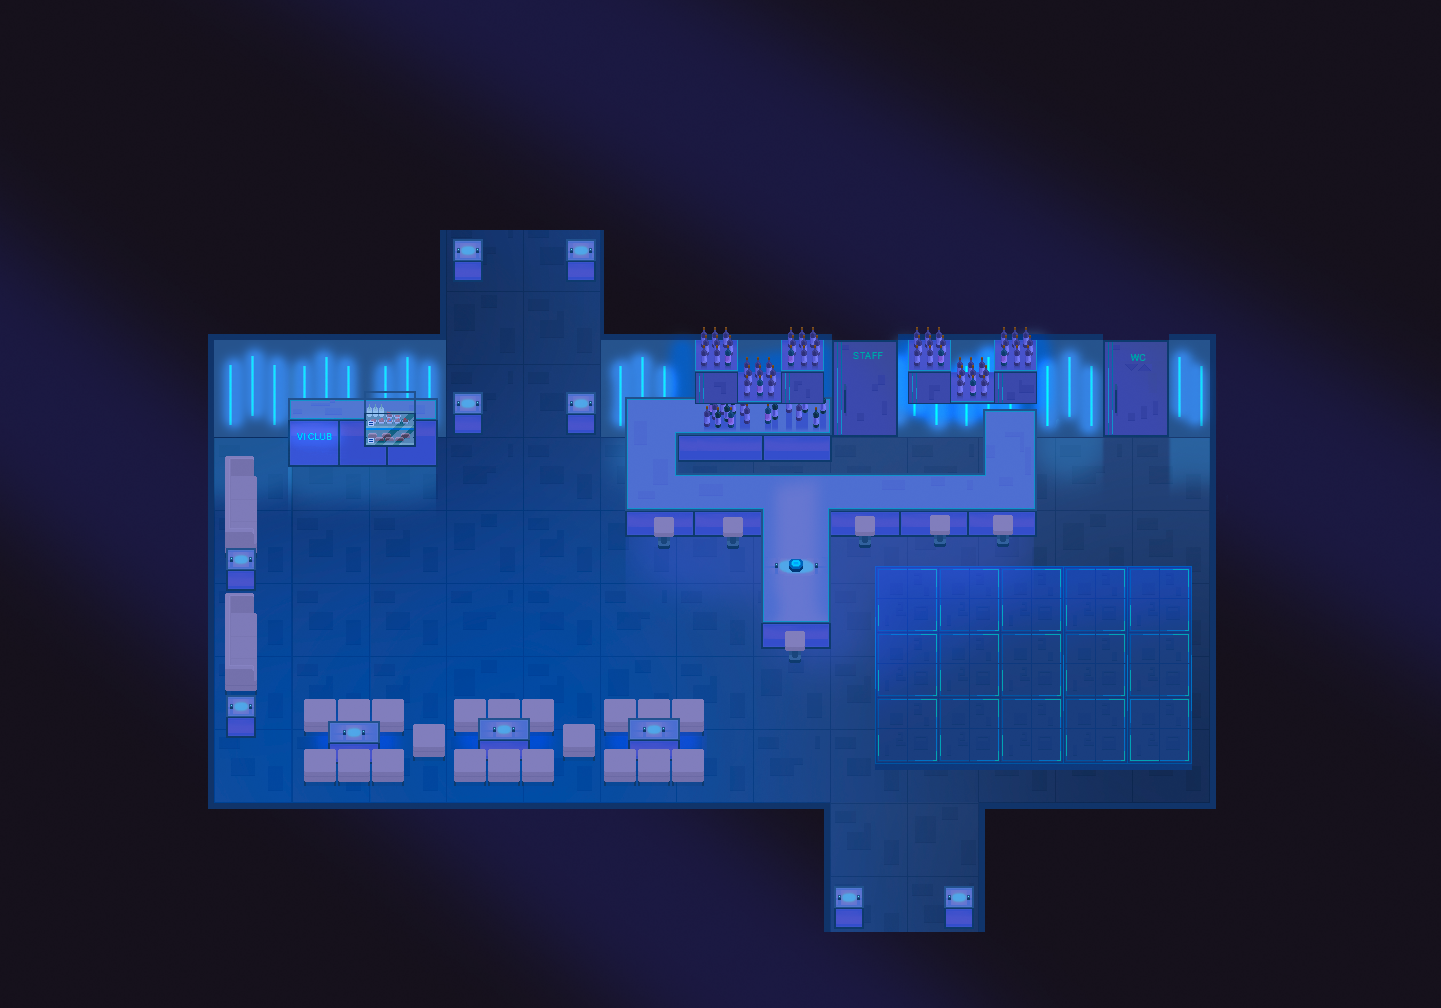

This is a level from a 2D game, rendered from its Tiled map with the project's own tilesets. A one-line summary and the map file follow, with tile-layer data summarised:
An orthogonal 1x1 tile map with 1441x1008 px tiles, 1 tile layer (BACKGROUND_LAYER).

<map version="1.4" tiledversion="1.4.3" orientation="orthogonal" renderorder="right-down" width="1" height="1" tilewidth="1441" tileheight="1008" infinite="0" nextlayerid="2" nextobjectid="1">
 <tileset firstgid="1" name="viClub" tilewidth="1441" tileheight="1008" tilecount="1" columns="1">
  <image source="viClub.png" width="1441" height="1008" />
 </tileset>
 <layer id="1" name="BACKGROUND_LAYER" width="1" height="1">
  <data>[1 cells, 1 non-empty, 1 distinct tile ids]</data>
 </layer>
</map>